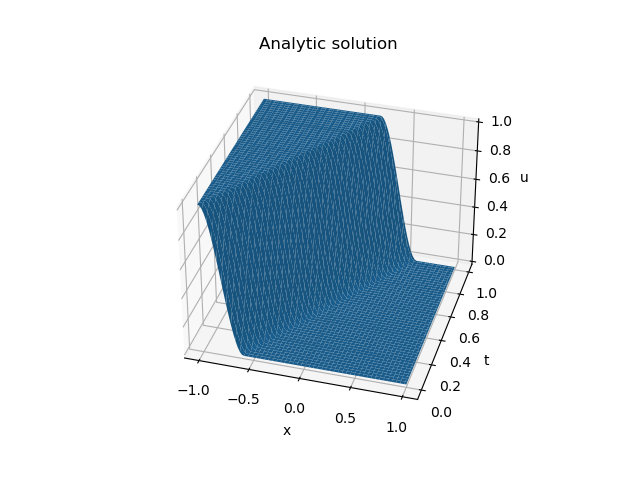

Write Python code to recreate this figure.
import os
import sys
import numpy as np
from mpl_toolkits.mplot3d import Axes3D
import matplotlib.pyplot as plt
import matplotlib.animation as ani

velocity = 1

def solution(t, x):
    return np.where(x - velocity * t <= 0, 1, 0)

fig = plt.figure()
ax = fig.add_subplot(111, projection = '3d')
t = np.linspace(0, 1, 100)
x = np.linspace(-1, 1, 100)
T, X = np.meshgrid(t, x)
u = np.array(solution(np.ravel(T), np.ravel(X)))
U = u.reshape(X.shape)
ax.plot_surface(T, X, U)
ax.view_init(elev = 36, azim = -137)
ax.set_xlabel("t")
ax.set_ylabel("x")
ax.set_zlabel("u")
plt.title("Analytic solution")
plt.savefig("analytic_solution.png")
plt.show()
plt.close()

fig = plt.figure()
axis = plt.axes(xlim = (-1, 1), ylim = (-0.1, 1.1))
line, = axis.plot([], [], linewidth = 2, color = 'r')
time = axis.annotate(0, xy = (-0.9, 0.9), xytext = (-0.9, 0.9), fontsize = 13)
def init():
    line.set_data([], [])
    time.set_text("t = 0.00")
    return time, line,
def animate(i):
    t = 0.01 * i
    xdata = np.linspace(-1, 1, 1000)
    ydata = solution(t, xdata)
    line.set_data(xdata, ydata)
    time.set_text("t = " + str(round(t, 2)))
    return time, line,
anim = ani.FuncAnimation(fig, animate, init_func = init, frames = 101, interval = 20, blit = True)
plt.grid()
plt.xlabel("x")
plt.ylabel("u")
plt.title("Analytic solution")
anim.save('analytic_solution.gif', fps = 30)
plt.show()


